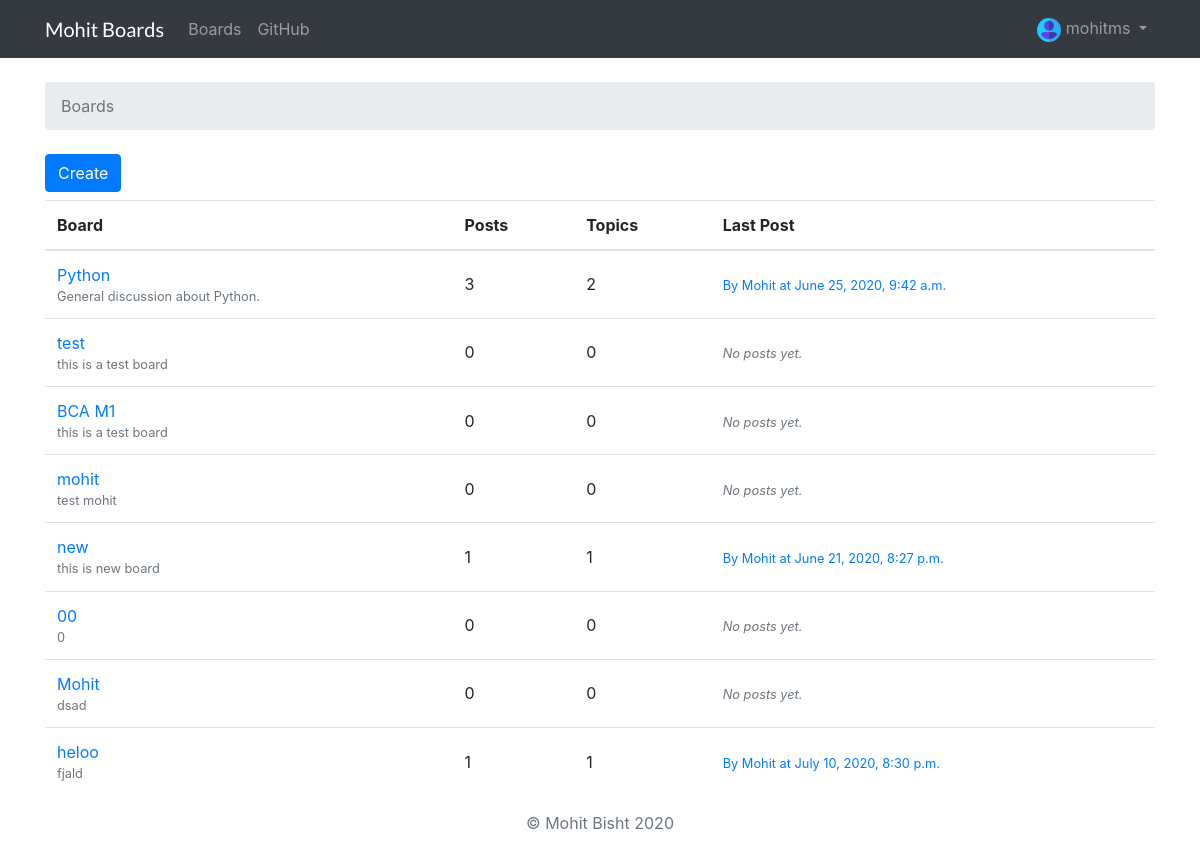
Page /boards/ (signed in) on the earlier database version.
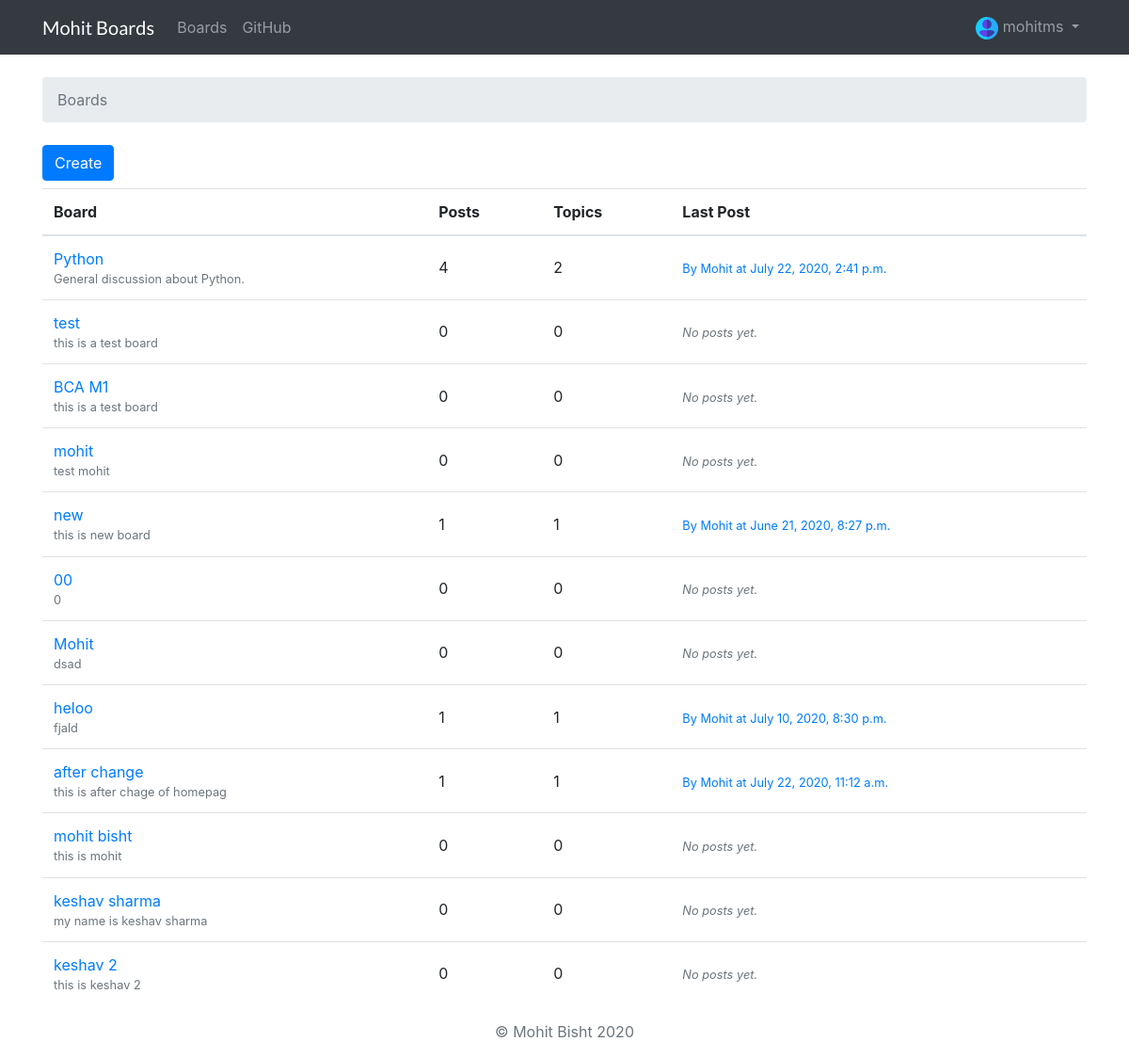
Same page on the later database version.
### chatsite/models.py (models this page shows, shortened)
class Board(models.Model):
    name = models.CharField(max_length=30, unique=True)
    description = models.CharField(max_length=100)
    def get_posts_count(self):
        return Post.objects.filter(topic__board=self).count()
    def get_last_post(self):
        return Post.objects.filter(topic__board=self).order_by('-created_at').first()

class Post(models.Model):
    message = models.TextField(max_length=4000)
    topic = models.ForeignKey(Topic, on_delete=models.CASCADE, related_name='posts')
    created_at = models.DateTimeField(auto_now_add=True)
    updated_at = models.DateTimeField(null=True)
    created_by = models.ForeignKey(User, on_delete=models.CASCADE, related_name='posts')
    updated_by = models.ForeignKey(User, on_delete=models.CASCADE, null=True, related_name='+')

### chatsite/views.py (the view)
# urls.py: url(r'^boards/$', views.BoardListView.as_view(), name='home'),
class BoardListView(ListView):
        model = Board
        context_object_name = 'boards'
        template_name = 'home.html'

### templates/home.html
{% extends 'base.html' %}
{% block breadcrumb %}
  <li class="breadcrumb-item active">Boards</li>
{% endblock %}
{% block content %}
<a class="btn btn-primary mb-2" href="{% url 'board_form' %}">Create</a>
  <table class="table">
    <thead class="thead-inverse">
      <tr>
        <th>Board</th>
        <th>Posts</th>
        <th>Topics</th>
        <th>Last Post</th>
      </tr>
    </thead>
    <tbody>
      {% for board in boards %}
        <tr>
          <td>
            <a href="{% url 'board_topics' board.pk %}">{{ board.name }}</a>
            <small class="text-muted d-block">{{ board.description }}</small>
          </td>
          <td class="align-middle">
            {{ board.get_posts_count }}
          </td>
          <td class="align-middle">
            {{ board.topics.count }}
          </td>
          <td class="align-middle">
            {% with post=board.get_last_post %}
            {% if post %}
              <small>
                <a href="{% url 'topic_posts' board.pk post.topic.pk %}">
                  By {{ post.created_by.username }} at {{ post.created_at }}
                </a>
              </small>
            {% else %}
              <small class="text-muted">
                <em>No posts yet.</em>
              </small>
            {% endif %}
          {% endwith %}
          </td>
        </tr>
      {% endfor %}
    </tbody>
  </table>
{% endblock %}

Differences in the rows shown:
computed for Board "Python": get_posts_count "3" → "4"; get_last_post.created_at "June 25, 2020, 9:42 a.m." → "July 22, 2020, 2:41 p.m."
added Board: name "after change", description "this is after chage of homepag", get_posts_count "1", topics.count "1", get_last_post.created_by.username "Mohit", get_last_post.created_at "July 22, 2020, 11:12 a.m."
added Board: name "mohit bisht", description "this is mohit", get_posts_count "0", topics.count "0", shows "No posts yet."
added Board: name "keshav sharma", description "my name is keshav sharma", get_posts_count "0", topics.count "0", shows "No posts yet."
added Board: name "keshav 2", description "this is keshav 2", get_posts_count "0", topics.count "0", shows "No posts yet."
